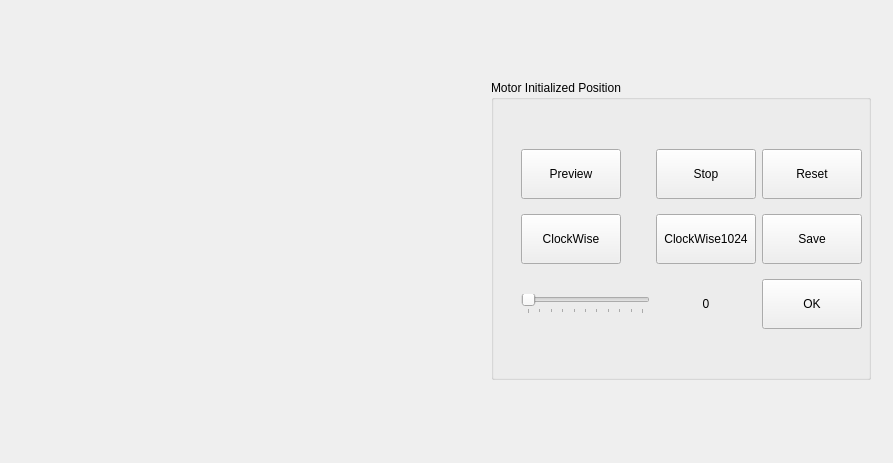
<?xml version="1.0" encoding="UTF-8"?>
<ui version="4.0">
 <class>MotorLocationCalibration</class>
 <widget class="QWidget" name="MotorLocationCalibration">
  <property name="geometry">
   <rect>
    <x>0</x>
    <y>0</y>
    <width>893</width>
    <height>463</height>
   </rect>
  </property>
  <property name="windowTitle">
   <string>Form</string>
  </property>
  <widget class="QWidget" name="horizontalLayoutWidget">
   <property name="geometry">
    <rect>
     <x>10</x>
     <y>10</y>
     <width>871</width>
     <height>441</height>
    </rect>
   </property>
   <layout class="QHBoxLayout" name="horizontalLayout">
    <property name="rightMargin">
     <number>10</number>
    </property>
    <item>
     <widget class="QLabel" name="qVideoPreview">
      <property name="sizePolicy">
       <sizepolicy hsizetype="Fixed" vsizetype="Fixed">
        <horstretch>0</horstretch>
        <verstretch>0</verstretch>
       </sizepolicy>
      </property>
      <property name="minimumSize">
       <size>
        <width>460</width>
        <height>400</height>
       </size>
      </property>
      <property name="maximumSize">
       <size>
        <width>460</width>
        <height>16777215</height>
       </size>
      </property>
      <property name="autoFillBackground">
       <bool>false</bool>
      </property>
      <property name="text">
       <string/>
      </property>
     </widget>
    </item>
    <item>
     <spacer name="horizontalSpacer">
      <property name="orientation">
       <enum>Qt::Horizontal</enum>
      </property>
      <property name="sizeHint" stdset="0">
       <size>
        <width>40</width>
        <height>20</height>
       </size>
      </property>
     </spacer>
    </item>
    <item>
     <widget class="QGroupBox" name="groupBox">
      <property name="minimumSize">
       <size>
        <width>380</width>
        <height>200</height>
       </size>
      </property>
      <property name="maximumSize">
       <size>
        <width>380</width>
        <height>300</height>
       </size>
      </property>
      <property name="title">
       <string>Motor Initialized Position</string>
      </property>
      <widget class="QWidget" name="gridLayoutWidget">
       <property name="geometry">
        <rect>
         <x>30</x>
         <y>60</y>
         <width>341</width>
         <height>201</height>
        </rect>
       </property>
       <layout class="QGridLayout" name="gridLayout">
        <item row="1" column="0">
         <widget class="QPushButton" name="ClockWiseButton">
          <property name="sizePolicy">
           <sizepolicy hsizetype="Fixed" vsizetype="Fixed">
            <horstretch>0</horstretch>
            <verstretch>0</verstretch>
           </sizepolicy>
          </property>
          <property name="minimumSize">
           <size>
            <width>100</width>
            <height>50</height>
           </size>
          </property>
          <property name="maximumSize">
           <size>
            <width>16777215</width>
            <height>16777215</height>
           </size>
          </property>
          <property name="text">
           <string>ClockWise</string>
          </property>
         </widget>
        </item>
        <item row="0" column="1">
         <widget class="QPushButton" name="StopButton">
          <property name="sizePolicy">
           <sizepolicy hsizetype="Fixed" vsizetype="Fixed">
            <horstretch>0</horstretch>
            <verstretch>0</verstretch>
           </sizepolicy>
          </property>
          <property name="minimumSize">
           <size>
            <width>100</width>
            <height>50</height>
           </size>
          </property>
          <property name="maximumSize">
           <size>
            <width>16777215</width>
            <height>16777215</height>
           </size>
          </property>
          <property name="text">
           <string>Stop</string>
          </property>
         </widget>
        </item>
        <item row="0" column="0">
         <widget class="QPushButton" name="PreviewButton">
          <property name="sizePolicy">
           <sizepolicy hsizetype="Fixed" vsizetype="Fixed">
            <horstretch>0</horstretch>
            <verstretch>0</verstretch>
           </sizepolicy>
          </property>
          <property name="minimumSize">
           <size>
            <width>100</width>
            <height>50</height>
           </size>
          </property>
          <property name="maximumSize">
           <size>
            <width>16777215</width>
            <height>16777215</height>
           </size>
          </property>
          <property name="text">
           <string>Preview</string>
          </property>
         </widget>
        </item>
        <item row="0" column="2">
         <widget class="QPushButton" name="ResectButton">
          <property name="sizePolicy">
           <sizepolicy hsizetype="Fixed" vsizetype="Fixed">
            <horstretch>0</horstretch>
            <verstretch>0</verstretch>
           </sizepolicy>
          </property>
          <property name="minimumSize">
           <size>
            <width>100</width>
            <height>50</height>
           </size>
          </property>
          <property name="maximumSize">
           <size>
            <width>16777215</width>
            <height>16777215</height>
           </size>
          </property>
          <property name="text">
           <string>Reset</string>
          </property>
         </widget>
        </item>
        <item row="1" column="2">
         <widget class="QPushButton" name="SaveButton">
          <property name="sizePolicy">
           <sizepolicy hsizetype="Fixed" vsizetype="Fixed">
            <horstretch>0</horstretch>
            <verstretch>0</verstretch>
           </sizepolicy>
          </property>
          <property name="minimumSize">
           <size>
            <width>100</width>
            <height>50</height>
           </size>
          </property>
          <property name="maximumSize">
           <size>
            <width>16777215</width>
            <height>16777215</height>
           </size>
          </property>
          <property name="text">
           <string>Save</string>
          </property>
         </widget>
        </item>
        <item row="1" column="1">
         <widget class="QPushButton" name="AntiClockwiseButton">
          <property name="enabled">
           <bool>true</bool>
          </property>
          <property name="sizePolicy">
           <sizepolicy hsizetype="Fixed" vsizetype="Fixed">
            <horstretch>0</horstretch>
            <verstretch>0</verstretch>
           </sizepolicy>
          </property>
          <property name="minimumSize">
           <size>
            <width>100</width>
            <height>50</height>
           </size>
          </property>
          <property name="maximumSize">
           <size>
            <width>16777215</width>
            <height>16777215</height>
           </size>
          </property>
          <property name="text">
           <string>ClockWise1024</string>
          </property>
         </widget>
        </item>
        <item row="2" column="0">
         <widget class="QSlider" name="horizontalSlider">
          <property name="maximum">
           <number>100</number>
          </property>
          <property name="orientation">
           <enum>Qt::Horizontal</enum>
          </property>
          <property name="tickPosition">
           <enum>QSlider::TicksBelow</enum>
          </property>
          <property name="tickInterval">
           <number>10</number>
          </property>
         </widget>
        </item>
        <item row="2" column="2">
         <widget class="QPushButton" name="OkButton">
          <property name="sizePolicy">
           <sizepolicy hsizetype="Fixed" vsizetype="Fixed">
            <horstretch>0</horstretch>
            <verstretch>0</verstretch>
           </sizepolicy>
          </property>
          <property name="minimumSize">
           <size>
            <width>100</width>
            <height>50</height>
           </size>
          </property>
          <property name="maximumSize">
           <size>
            <width>16777215</width>
            <height>16777215</height>
           </size>
          </property>
          <property name="text">
           <string>OK</string>
          </property>
         </widget>
        </item>
        <item row="2" column="1">
         <widget class="QLabel" name="qLightLabel">
          <property name="text">
           <string>0</string>
          </property>
          <property name="alignment">
           <set>Qt::AlignCenter</set>
          </property>
         </widget>
        </item>
       </layout>
      </widget>
     </widget>
    </item>
   </layout>
  </widget>
 </widget>
 <resources/>
 <connections/>
</ui>
